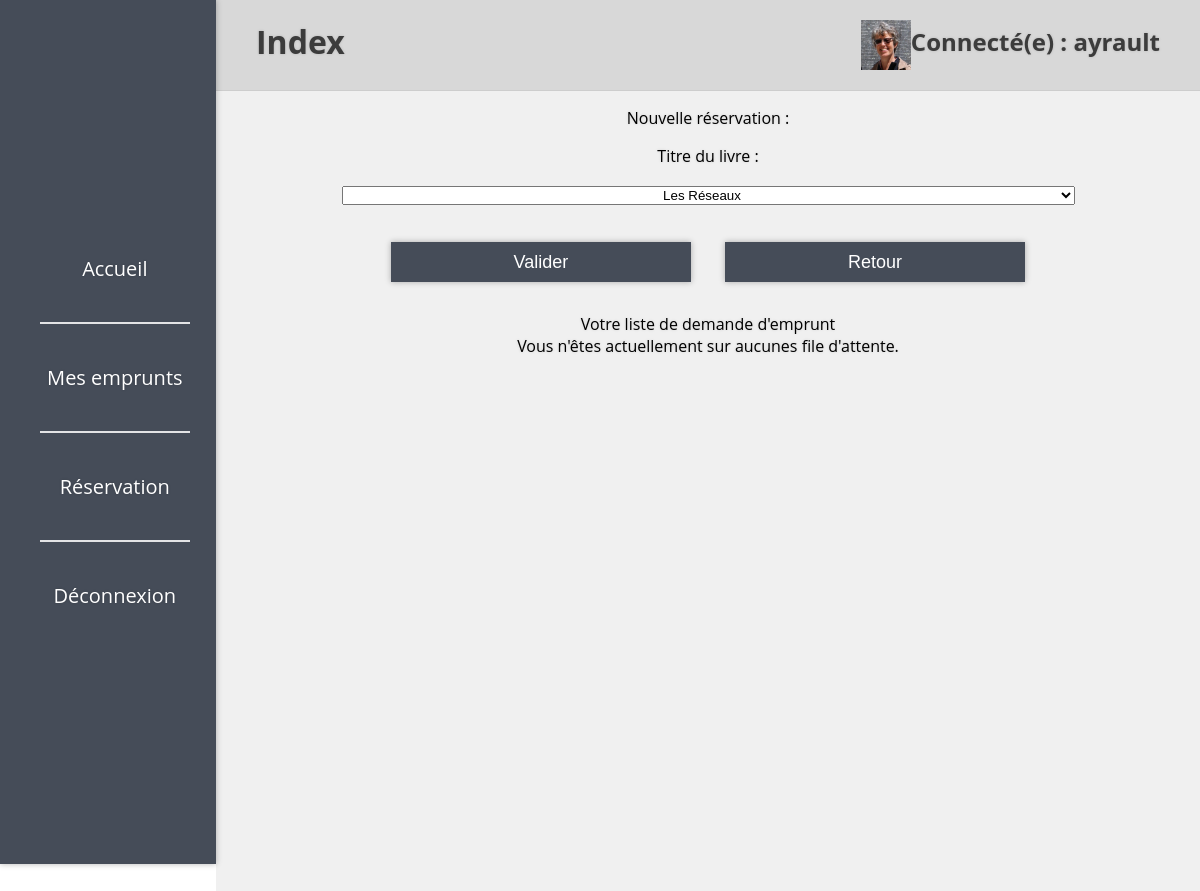
The app's page /BibliA33/newBackOffice/reservationClient.php (signed in) with its own data.
### tables this page shows
CREATE TABLE `client` (
  `CLIENT_ID` int(11) NOT NULL,
  `CLIENT_NOM` varchar(25) NOT NULL,
  `CLIENT_PRENOM` varchar(30) NOT NULL,
  `CLIENT_TEL` varchar(10) NOT NULL,
  `CLIENT_ADR` varchar(50) NOT NULL,
  `CLIENT_VILLE` varchar(50) NOT NULL,
  `CLIENT_CP` int(11) NOT NULL,
  `CLIENT_MAIL` varchar(50) NOT NULL,
  `CLIENT_MDP` varchar(32) NOT NULL,
  `CLIENT_PHOTO` varchar(100) DEFAULT NULL
);

### BibliA33/newBackOffice/reservationClient.php (the view, shortened to what this page needs)
<!DOCTYPE html>
<html>
    <?php
    require_once 'getHead.php';
    ?>
    <body>
        <?php
        require 'getNavClient.php';
        if (isset($_SESSION['CLIENT_MAIL'])) {
            require '../sqlconnect.php';
            $sql = 'select * from client where CLIENT_MAIL="' . $_SESSION['CLIENT_MAIL'] . '"';
            $req = $connection->query($sql);
            $donnee=$req->fetch();
            $sql2 = 'SELECT count(*) as nb_livre FROM livre';
            $nb = $connection->query($sql2);
            ?>
            <div id="current_page">
                <h1>Index</h1><h2>Connecté(e) : <?php echo $donnee['CLIENT_NOM']; ?></h2><a href="../images/client/<?php echo $donnee['CLIENT_PHOTO']?>"><img class="cliImg" src="../images/client/<?php echo $donnee['CLIENT_PHOTO']?>" /></a>
            </div>
            <div id="main_content">
                <div id="etape1">
                    <p>
                    <form class="" action="ajouterReservationClient.php" method="post">
                        <p>Nouvelle réservation : </p>
                        <div id="ajoutempruntisbn">
                            <p>Titre du livre :</p>
                            <?php
                            $aff = $nb->fetch();
                                if ($aff['nb_livre'] >= 1) {
                                    $sql = 'SELECT * FROM livre WHERE LIV_ISBN NOT IN(SELECT LIV_ISBN FROM fileattente WHERE CLIENT_ID='.$_SESSION['CLIENT_ID'].')';
                                        $table = $connection->query($sql);
                                        $resu=$table->fetchAll();
                                        $nombre=count($resu);
                                        if($nombre>0){
                                    $flag = false;
                                    ?>
                                    <select id="select_recherche" name="isbn">
                                        <?php
                                        foreach($resu as $livre => $ligne) {
                                            $LIV_ISBN = $ligne['LIV_ISBN'];
                                            $LIV_TITRE = $ligne['LIV_TITRE'];
                                            ?>
                                            <option value='<?php echo $LIV_ISBN ?>'><?php echo $LIV_TITRE ?></option>
                                            <?php
                                        }?>
                                        </select>
                                        <?php
                                        }
                                        else{
                                            echo "Vous avez déjà emprunter tous les livres ou êtes en liste d'attente.";
                                        }
                                    } else {
                                        ?>
                                        <p>Aucun livre disponible</p>
                                        <?php
                                    }
                                ?>
                        </div>
                        <br>
                        <?php
                        if (isset($flag)) {
                            echo '<input type="submit" value="Valider"/>';
                        }
                        ?>
                        <input type="button" onClick="location.href = 'accueilClient.php';" value="Retour"/>
                    </form>
                    </p>
                </div>
                <div id="mesDemandes">
                    Votre liste de demande d'emprunt<br>
                    <?php
                    $sql=$connection->prepare('SElECT * FROM fileattente,livre WHERE fileattente.LIV_ISBN=livre.LIV_ISBN AND CLIENT_ID=? AND NUM_ATTENTE!=0');
                    $sql->bindParam(1,$_SESSION['CLIENT_ID'],PDO::PARAM_INT);
                    $sql->execute();
                    $resu=$sql->fetchAll();
                    $nb=count($resu);
                    if($nb==0){
                        echo "Vous n'êtes actuellement sur aucunes file d'attente.";
                    }
                    ?>
                </div>
            </div>
        </body>
        <?php
    } else {
        header('Location: loginClient.php');
    }
    ?>
</html>

### BibliA33/newBackOffice/style.css (style rules this page uses)
body { width:100%; height:100%; margin: 0; padding: 0; font-family: 'Open Sans', sans-serif; text-shadow: 0px 0px 3px rgba(0,0,0,0.15); }
a { text-decoration: none; color: white; }
#current_page { width: 82%; padding-top: 20px; padding-bottom: 20px; float: right; display : inline; background: rgb(216,216,216); border-bottom: 1px solid rgba(0,0,0,0.05); box-shadow: 0px 0px 15px rgba(0,0,0,0.2); }
#current_page h1 { color: rgb(60,60,60); float : left; padding: 0; margin: 0; margin-left: 40px; }
#current_page h2 { color: rgb(60,60,60); float : right; padding: 0; margin: 0.5% 40px 0 0; }
#main_content { text-align : center; float: right; height: 100vh; width:82%; background: rgb(240,240,240); overflow: auto; }
#main_content * { text-align: center; }
input[type="button"],input[type="submit"],button { width: 300px; height: 40px; margin-top: 15px; margin-left: 15px; margin-right: 15px; margin-bottom : 15px; background: rgb(69,76,88); color: white; font-size:18px; box-shadow: 0px 0px 6px rgba(0,0,0,0.3); border: none; transition: all 300ms ease; }
.cliImg { width : 50px; height : 50px ; float : right ; }

### records on screen
client: CLIENT_NOM "ayrault", CLIENT_PHOTO (picture)

### other values on screen
form field isbn "Les Réseaux"
